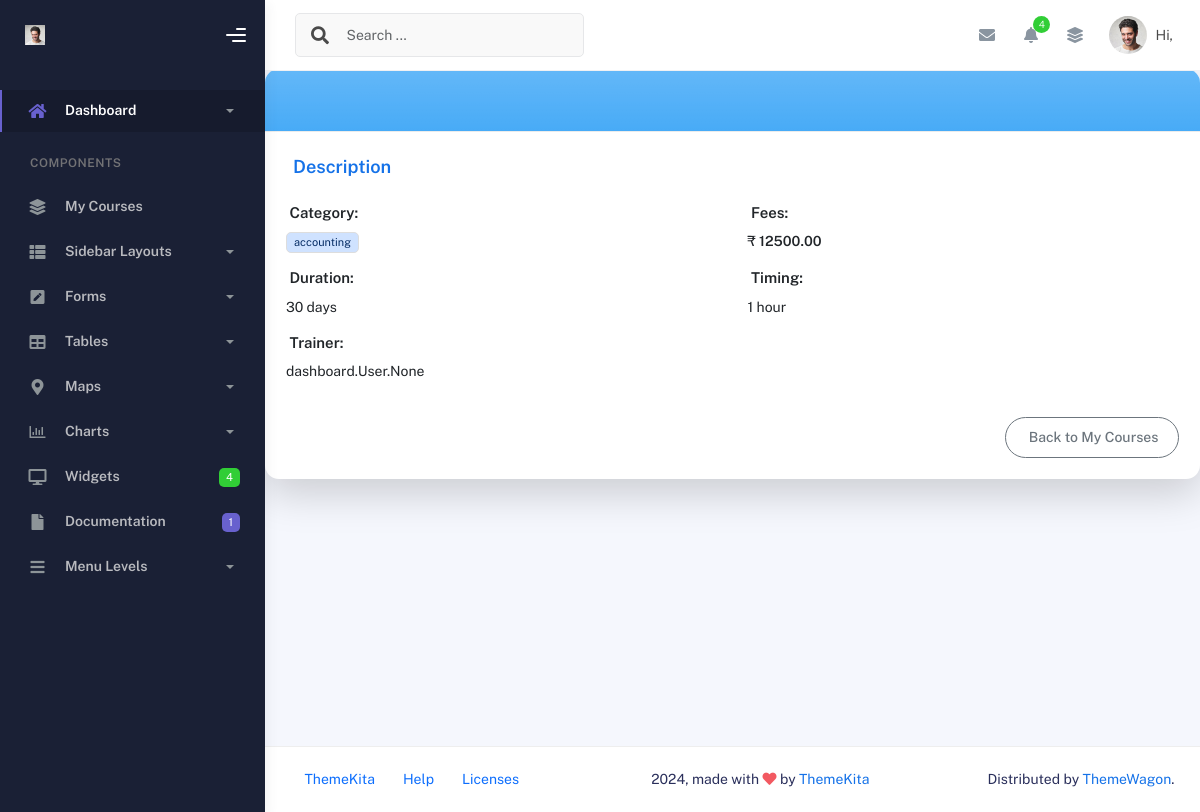
Page /student/student/course/11/ on the committed database.
### dashboard/models.py (models this page shows, shortened)
class BookedCourse(models.Model):
    BATCH_CHOICES = [
        ('8-9', '8:00 AM to 9:00 AM'),
        ('9-10', '9:00 AM to 10:00 AM'),
        ('10-11', '10:00 AM to 11:00 AM'),
        ('11-12', '11:00 AM to 12:00 PM'),
        ('1-2', '1:00 PM to 2:00 PM'),
        ('2-3', '2:00 PM to 3:00 PM'),
        ('3-4', '3:00 PM to 4:00 PM'),
        ('4-5', '4:00 PM to 5:00 PM'),
        ('5-6', '5:00 PM to 6:00 PM'),
        ('6-7', '6:00 PM to 7:00 PM'),
        ('7-8', '7:00 PM to 8:00 PM'),
        ('8-9pm', '8:00 PM to 9:00 PM'),  # ✅ changed duplicate key
    ]
    course = models.ForeignKey(Course, on_delete=models.CASCADE)
    students = models.ForeignKey(
        User,
        on_delete=models.SET_NULL,
        null=True,
        blank=True,
        related_name='booked_courses_as_student',
        limit_choices_to={'role': 'student'}
    )
    staff = models.ManyToManyField(
        User,
        blank=True,
        related_name='booked_courses_as_staff',
        limit_choices_to={'role': 'staff'}
    )
    batch = models.CharField(max_length=20, choices=BATCH_CHOICES)
    created_at = models.DateTimeField(auto_now_add=True)
    updated_at = models.DateTimeField(auto_now=True)

class Course(models.Model):
    name = models.CharField(max_length=100)
    description = models.TextField()
    category = models.CharField(max_length=50)
    fees = models.DecimalField(max_digits=10, decimal_places=2)
    duration = models.CharField(max_length=50)  # Example: "3 Months"
    trainers = models.ManyToManyField(
        User,
        null=True,
        blank=True,
        limit_choices_to={'role': 'staff'},
        related_name='courses_as_trainer'
    )
    timing = models.CharField(max_length=100)  # Example: "Mon–Fri, 10AM–12PM"

### student_dashboard/views.py (the view)
# urls.py: path('course/<int:pk>/', CourseDetailView.as_view(), name='course_detail'),
class CourseDetailView(DetailView):
    model = BookedCourse
    template_name = 'student_dashboard/student_course_details.html'
    context_object_name = 'course'

### student_dashboard/templates/student_dashboard/student_course_details.html (shortened to what this page needs)
{% extends 'student_dashboard/base.html' %}
{% block content %}
<div class="container py-5">
  <div class="card shadow-lg border-0 rounded-4">
    <div class="card-header bg-gradient bg-info text-white rounded-top-4">
      <h3 class="mb-0 fw-bold">{{ course.name }}</h3>
    </div>
    <div class="card-body p-4">
      <div class="mb-4">
        <h5 class="fw-semibold text-primary">Description</h5>
      </div>
      <div class="row mb-4">
        <div class="col-md-6 mb-3">
          <h6><strong>Category:</strong></h6>
          <span class="badge bg-primary-subtle text-primary-emphasis">{{ course.course.category }}</span>
        </div>
        <div class="col-md-6 mb-3">
          <h6><strong>Fees:</strong></h6>
          ₹ <span class="fw-semibold">{{ course.course.fees }}</span>
        </div>
        <div class="col-md-6 mb-3">
          <h6><strong>Duration:</strong></h6>
          {{ course.course.duration }}
        </div>
        <div class="col-md-6 mb-3">
          <h6><strong>Timing:</strong></h6>
          {{ course.course.timing }}
        </div>
        <div class="col-md-6 mb-3">
          <h6><strong>Trainer:</strong></h6>
          {{ course.staff|default:"Not Assigned" }}
        </div>
      </div>
      <div class="text-end">
        <a href="{% url 'student-course' %}" class="btn btn-outline-secondary rounded-pill">
           Back to My Courses
        </a>
      </div>
    </div>
  </div>
</div>
{% endblock %}

### rows in the picture
BookedCourse: course.category "accounting", course.fees "12500.00", course.duration "30 days", course.timing "1 hour", staff "dashboard.User.None"
